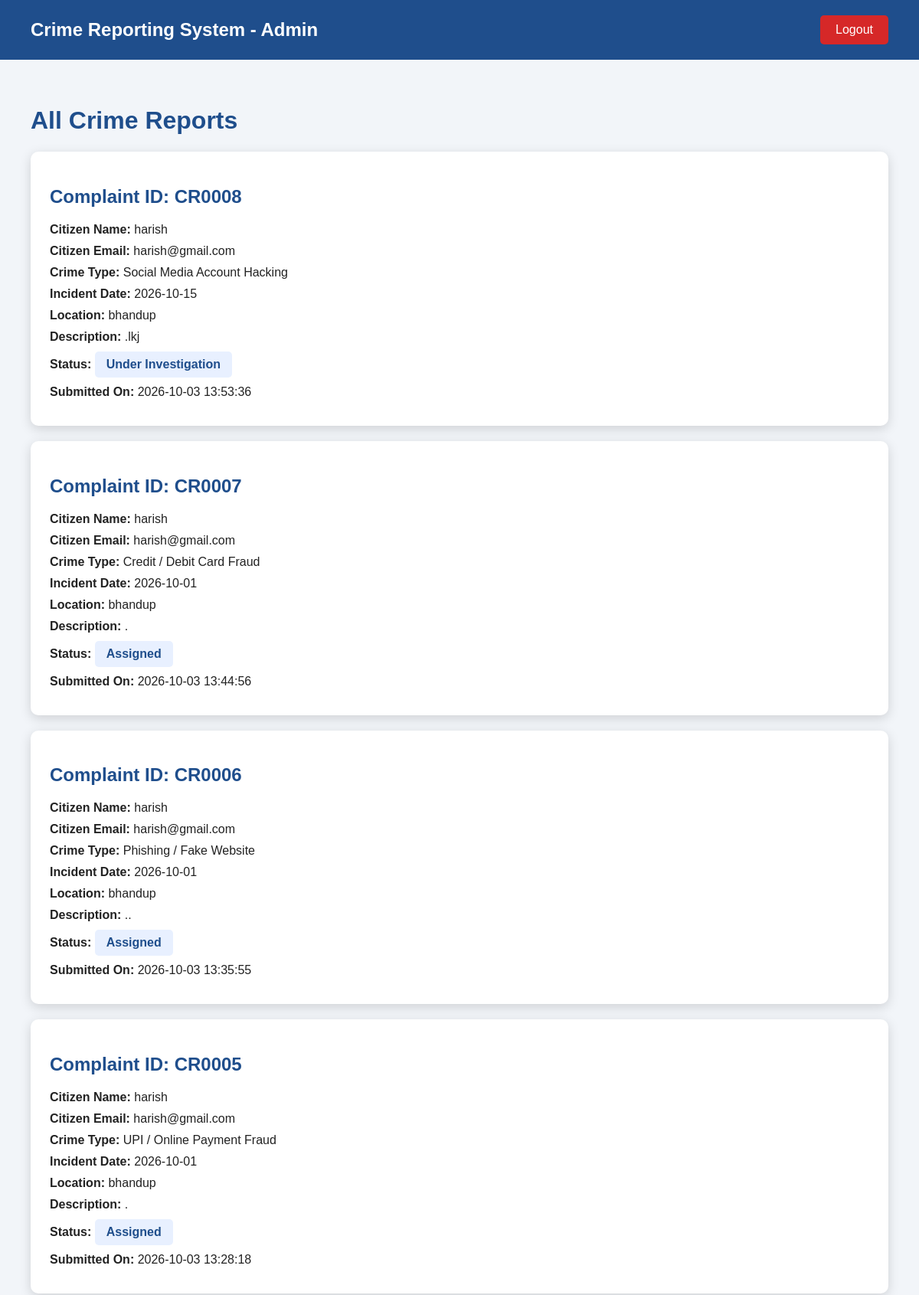
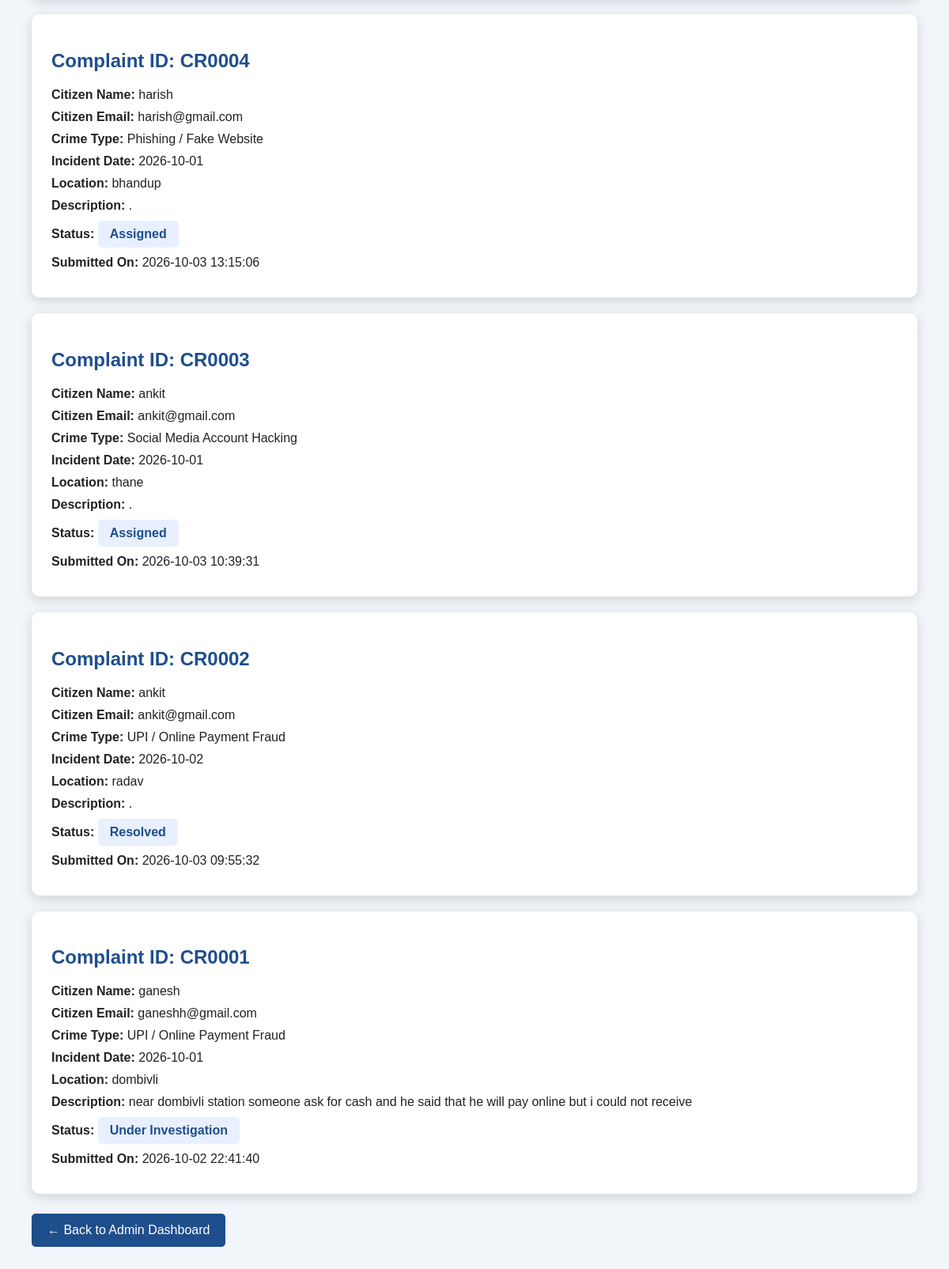
Screenshot of /admin_complaints (signed in) with the database file from the repository (2 pictures, top to bottom).
### tables this page shows
CREATE TABLE complaints (
            id INTEGER PRIMARY KEY AUTOINCREMENT,
            complaint_id TEXT UNIQUE NOT NULL,
            citizen_id INTEGER NOT NULL,
            crime_type TEXT NOT NULL,
            incident_date TEXT NOT NULL,
            location TEXT NOT NULL,
            description TEXT NOT NULL,
            status TEXT NOT NULL DEFAULT 'Submitted',
            created_at TEXT NOT NULL,
            fir_registered INTEGER DEFAULT 0,
            fir_number TEXT,
            police_remark TEXT,
            reviewed_at TEXT, assigned_police_id INTEGER,
            FOREIGN KEY(citizen_id) REFERENCES users(id)
        );

CREATE TABLE users (
            id INTEGER PRIMARY KEY AUTOINCREMENT,
            name TEXT NOT NULL,
            email TEXT UNIQUE NOT NULL,
            password TEXT NOT NULL,
            role TEXT NOT NULL
        );

### app.py (the view)
@app.route("/admin_complaints")
def admin_complaints():
    if "user_id" not in session:
        return redirect(url_for("login"))
    if session["role"] != "Admin":
        return "Access Denied"
    conn = get_db_connection()
    complaints = conn.execute("""
        SELECT
            complaints.*,
            users.name AS citizen_name,
            users.email AS citizen_email
        FROM complaints
        JOIN users
        ON complaints.citizen_id = users.id
        ORDER BY complaints.id DESC
    """).fetchall()
    conn.close()
    return render_template(
        "admin_complaints.html",
        complaints=complaints
    )

### app.py (called while the page is built)
def get_db_connection():
    conn = sqlite3.connect("database.db")
    conn.row_factory = sqlite3.Row
    return conn

### templates/admin_complaints.html (shortened to what this page needs)
<!DOCTYPE html>
<html>
<head>
</head>
<body>
<header>
    <h2>Crime Reporting System - Admin</h2>
    <a href="{{ url_for('logout') }}"
       class="logout-button">
        Logout
    </a>
</header>
<div class="page">
    <h1>All Crime Reports</h1>
    {% if complaints %}
        {% for complaint in complaints %}
        <div class="complaint-box">
            <h2>
                Complaint ID:
                {{ complaint["complaint_id"] }}
            </h2>
            <p>
                <strong>Citizen Name:</strong>
                {{ complaint["citizen_name"] }}
            </p>
            <p>
                <strong>Citizen Email:</strong>
                {{ complaint["citizen_email"] }}
            </p>
            <p>
                <strong>Crime Type:</strong>
                {{ complaint["crime_type"] }}
            </p>
            <p>
                <strong>Incident Date:</strong>
                {{ complaint["incident_date"] }}
            </p>
            <p>
                <strong>Location:</strong>
                {{ complaint["location"] }}
            </p>
            <p>
                <strong>Description:</strong>
                {{ complaint["description"] }}
            </p>
            <p>
                <strong>Status:</strong>
                <span class="status">
                    {{ complaint["status"] }}
                </span>
            </p>
            <p>
                <strong>Submitted On:</strong>
                {{ complaint["created_at"] }}
            </p>
        </div>
        {% endfor %}
    {% endif %}
    <a href="{{ url_for('admin_dashboard') }}"
       class="back-button">
        ← Back to Admin Dashboard
    </a>
</div>
</body>
</html>

### templates/admin_complaints.html (style rules this page uses)
body { margin: 0; padding: 0; font-family: Arial, sans-serif; background-color: #f2f5f9; color: #222; }
header { background-color: #1f4e8c; color: white; padding: 20px 40px; display: flex; justify-content: space-between; align-items: center; }
header h2 { margin: 0; }
.logout-button { background-color: #d62828; color: white; padding: 10px 20px; text-decoration: none; border-radius: 5px; }
.page { padding: 40px; }
.page h1 { color: #1f4e8c; }
.complaint-box { background-color: white; margin-top: 20px; padding: 25px; border-radius: 10px; box-shadow: 0 4px 15px rgba(0,0,0,0.15); }
.complaint-box h2 { color: #1f4e8c; }
.complaint-box p { font-size: 16px; margin: 10px 0; }
.status { display: inline-block; padding: 8px 15px; background-color: #e8f0ff; color: #1f4e8c; border-radius: 5px; font-weight: bold; }
.back-button { display: inline-block; margin-top: 25px; background-color: #1f4e8c; color: white; padding: 12px 20px; text-decoration: none; border-radius: 5px; }

### rows the page displays
complaints: complaint_id "CR0008", citizen_name "harish", citizen_email "harish@gmail.com", crime_type "Social Media Account Hacking", incident_date "2026-10-15", location "bhandup", description ".lkj", status "Under Investigation", created_at "2026-10-03 13:53:36"
complaints: complaint_id "CR0007", citizen_name "harish", citizen_email "harish@gmail.com", crime_type "Credit / Debit Card Fraud", incident_date "2026-10-01", location "bhandup", description ".", status "Assigned", created_at "2026-10-03 13:44:56"
complaints: complaint_id "CR0006", citizen_name "harish", citizen_email "harish@gmail.com", crime_type "Phishing / Fake Website", incident_date "2026-10-01", location "bhandup", description "..", status "Assigned", created_at "2026-10-03 13:35:55"
complaints: complaint_id "CR0005", citizen_name "harish", citizen_email "harish@gmail.com", crime_type "UPI / Online Payment Fraud", incident_date "2026-10-01", location "bhandup", description ".", status "Assigned", created_at "2026-10-03 13:28:18"
complaints: complaint_id "CR0004", citizen_name "harish", citizen_email "harish@gmail.com", crime_type "Phishing / Fake Website", incident_date "2026-10-01", location "bhandup", description ".", status "Assigned", created_at "2026-10-03 13:15:06"
complaints: complaint_id "CR0003", citizen_name "ankit", citizen_email "ankit@gmail.com", crime_type "Social Media Account Hacking", incident_date "2026-10-01", location "thane", description ".", status "Assigned", created_at "2026-10-03 10:39:31"
complaints: complaint_id "CR0002", citizen_name "ankit", citizen_email "ankit@gmail.com", crime_type "UPI / Online Payment Fraud", incident_date "2026-10-02", location "radav", description ".", status "Resolved", created_at "2026-10-03 09:55:32"
complaints: complaint_id "CR0001", citizen_name "ganesh", citizen_email "ganeshh@gmail.com", crime_type "UPI / Online Payment Fraud", incident_date "2026-10-01", location "dombivli", description "near dombivli station someone ask for cash and he said that he will pay online but i could not receive", status "Under Investigation", created_at "2026-10-02 22:41:40"
